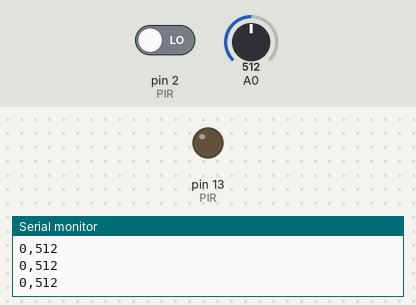
A sketch run on a simulated Arduino Uno, built with avr-gcc and run on an emulated ATmega328P. On the bench: output pins drawn as LEDs (lit = HIGH), the last lines printed to the serial monitor. The test bench sets the inputs (shaded band); at power-on: pin 2 (PIR) LOW, A0 = 512.

Above: at 0.8 s.
0.9 s: pin 2 (PIR) driven HIGH
At 2.2 s:
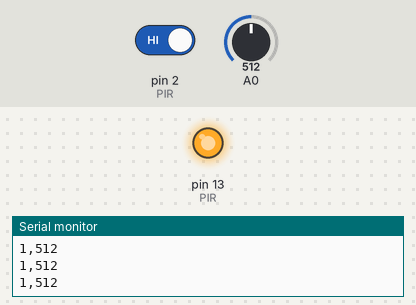
2.5 s: pin 2 (PIR) driven LOW
At 3.0 s:
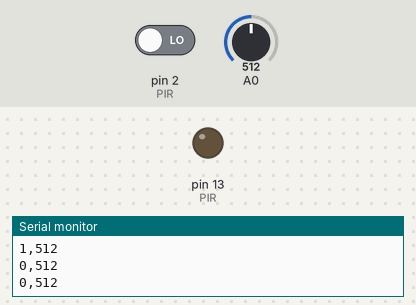
Timing chart, 0 to 5.5 s (numbered marks = the images above; inputs shaded):
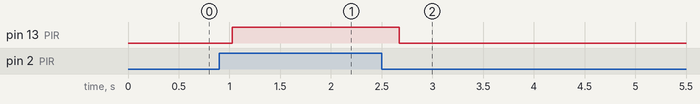

The sketch:

valo_liike_usb.ino
```cpp
/*
 * Luxlamppu, vaihe 1: PIR- ja valoanturin luku ja lähetys PC:lle USB:n kautta.
 *
 * Kytkennät (Arduino Uno R3):
 *   Grove PIR    SIG -> D2,  VCC -> 5V, GND -> GND
 *   Grove Light  SIG -> A0,  VCC -> 5V, GND -> GND
 *
 * Lähettää viisi kertaa sekunnissa rivin "pir,valo", esim. "1,523".
 *   pir  = 1 kun liikettä havaitaan, muuten 0
 *   valo = valoanturin ADC-lukema 0–1023
 * Sarjaportin nopeus 9600 baudia.
 *
 * Koodi käyttää rekistereitä suoraan ilman Arduinon funktioita, mutta sen voi
 * ladata Arduino IDE:llä tavallisena sketsinä.
 */
#ifndef F_CPU
#define F_CPU 16000000UL
#endif
#include <avr/io.h>
#include <util/delay.h>
#include <stdlib.h>

static void uart_init(void) {
    UBRR0  = 103;                             // 16 MHz / (16 * 9600) - 1
    UCSR0B = (1 << TXEN0);
    UCSR0C = (1 << UCSZ01) | (1 << UCSZ00);   // 8N1
}
static void uart_putc(char c) { while (!(UCSR0A & (1 << UDRE0))) ; UDR0 = c; }
static void uart_puts(const char *s) { while (*s) uart_putc(*s++); }
static void uart_putu(uint16_t v) { char b[6]; utoa(v, b, 10); uart_puts(b); }

static void adc_init(void) {
    ADMUX  = (1 << REFS0);                                             // referenssi AVcc, kanava ADC0 (A0)
    ADCSRA = (1 << ADEN) | (1 << ADPS2) | (1 << ADPS1) | (1 << ADPS0); // jakaja 128 -> 125 kHz
    DIDR0  = (1 << ADC0D);                                             // A0:n digitaalipuskuri pois
}
static uint16_t adc_read(void) {
    ADCSRA |= (1 << ADSC);
    while (ADCSRA & (1 << ADSC)) ;
    return ADC;
}

int main(void) {
    DDRB |= (1 << PB5);                       // kortin L-merkkivalo (D13) lähdöksi
    DDRD &= ~(1 << PD2);                      // PIR (D2) sisääntuloksi
    uart_init();
    adc_init();

    for (;;) {
        uint8_t pir = (PIND & (1 << PD2)) ? 1 : 0;
        if (pir) PORTB |= (1 << PB5); else PORTB &= ~(1 << PB5);   // L-valo näyttää PIR-tilan

        uint16_t sum = 0;                     // keskiarvo neljästä näytteestä vähentää kohinaa
        for (uint8_t i = 0; i < 4; i++) sum += adc_read();
        uint16_t light = sum / 4;

        uart_putu(pir);
        uart_putc(',');
        uart_putu(light);
        uart_puts("\r\n");
        _delay_ms(200);
    }
}
```

Measured:
- after the input at 0.9 s, pin 13 (PIR): LOW → HIGH after 0.13 s
- after the input at 2.5 s, pin 13 (PIR): HIGH → LOW after 0.17 s
